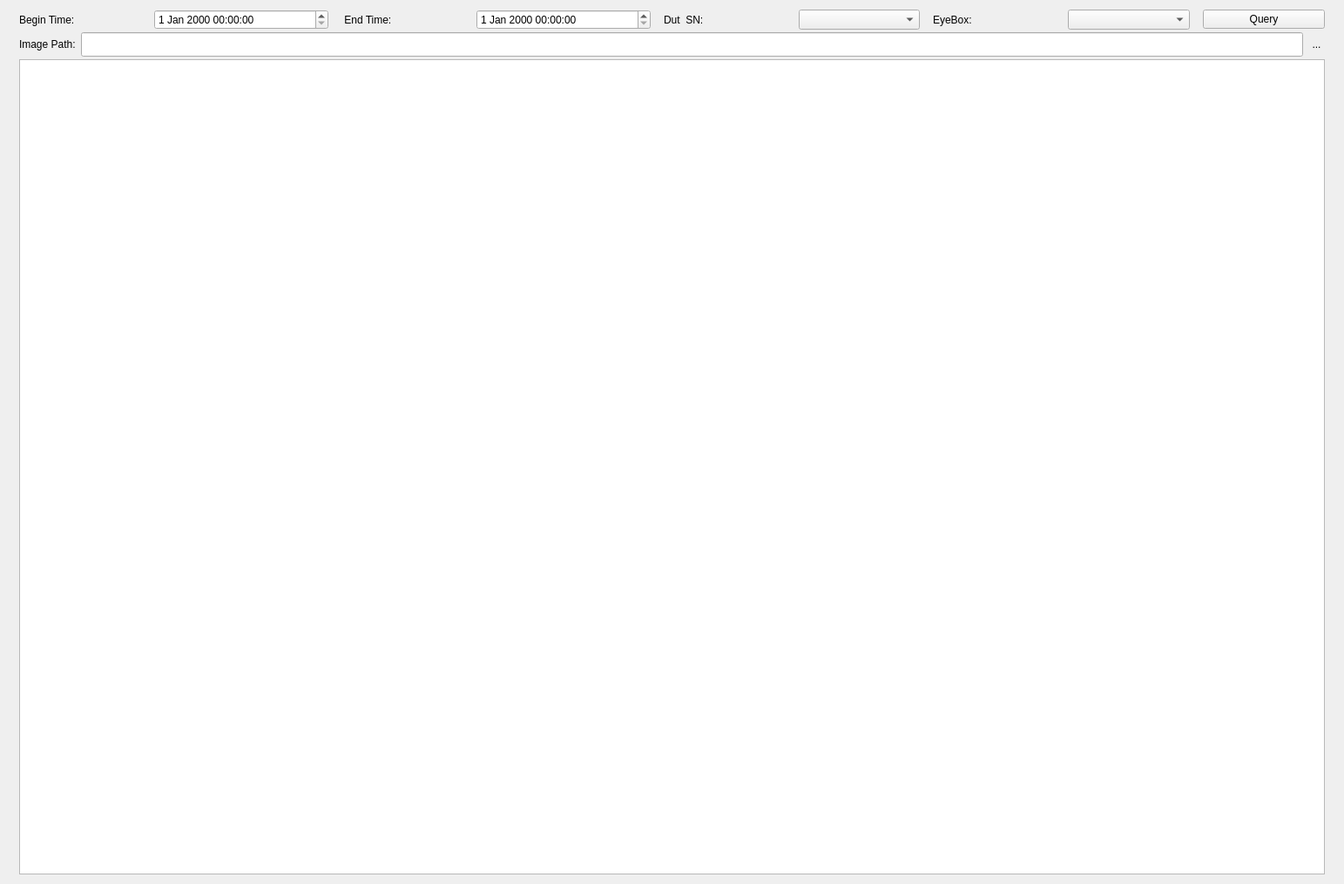
<?xml version="1.0" encoding="UTF-8"?>
<ui version="4.0">
 <class>HistoryImageWidgetClass</class>
 <widget class="QWidget" name="HistoryImageWidgetClass">
  <property name="geometry">
   <rect>
    <x>0</x>
    <y>0</y>
    <width>1543</width>
    <height>1015</height>
   </rect>
  </property>
  <property name="windowTitle">
   <string>HistoryImageWidget</string>
  </property>
  <layout class="QHBoxLayout" name="horizontalLayout">
   <item>
    <widget class="QWidget" name="widget" native="true">
     <layout class="QVBoxLayout" name="verticalLayout">
      <property name="spacing">
       <number>3</number>
      </property>
      <property name="topMargin">
       <number>0</number>
      </property>
      <property name="bottomMargin">
       <number>0</number>
      </property>
      <item>
       <layout class="QHBoxLayout" name="horizontalLayout_4" stretch="0">
        <item>
         <widget class="QWidget" name="widget_query" native="true">
          <property name="minimumSize">
           <size>
            <width>0</width>
            <height>0</height>
           </size>
          </property>
          <layout class="QHBoxLayout" name="horizontalLayout_2">
           <property name="spacing">
            <number>15</number>
           </property>
           <property name="leftMargin">
            <number>0</number>
           </property>
           <property name="topMargin">
            <number>0</number>
           </property>
           <property name="rightMargin">
            <number>0</number>
           </property>
           <property name="bottomMargin">
            <number>0</number>
           </property>
           <item>
            <widget class="QLabel" name="label_2">
             <property name="maximumSize">
              <size>
               <width>16777215</width>
               <height>30</height>
              </size>
             </property>
             <property name="text">
              <string>Begin Time:</string>
             </property>
            </widget>
           </item>
           <item>
            <widget class="QDateTimeEdit" name="dateTimeStart">
             <property name="minimumSize">
              <size>
               <width>200</width>
               <height>0</height>
              </size>
             </property>
             <property name="maximumSize">
              <size>
               <width>16777215</width>
               <height>30</height>
              </size>
             </property>
            </widget>
           </item>
           <item>
            <widget class="QLabel" name="label_3">
             <property name="maximumSize">
              <size>
               <width>16777215</width>
               <height>30</height>
              </size>
             </property>
             <property name="text">
              <string> End Time:</string>
             </property>
            </widget>
           </item>
           <item>
            <widget class="QDateTimeEdit" name="dateTimeEnd">
             <property name="minimumSize">
              <size>
               <width>200</width>
               <height>0</height>
              </size>
             </property>
             <property name="maximumSize">
              <size>
               <width>16777215</width>
               <height>30</height>
              </size>
             </property>
            </widget>
           </item>
           <item>
            <widget class="QLabel" name="label_8">
             <property name="maximumSize">
              <size>
               <width>16777215</width>
               <height>30</height>
              </size>
             </property>
             <property name="text">
              <string>Dut  SN:</string>
             </property>
            </widget>
           </item>
           <item>
            <widget class="QComboBox" name="comboDutSN">
             <property name="maximumSize">
              <size>
               <width>16777215</width>
               <height>30</height>
              </size>
             </property>
             <property name="iconSize">
              <size>
               <width>20</width>
               <height>20</height>
              </size>
             </property>
            </widget>
           </item>
           <item>
            <widget class="QLabel" name="label_7">
             <property name="maximumSize">
              <size>
               <width>16777215</width>
               <height>30</height>
              </size>
             </property>
             <property name="text">
              <string>EyeBox:</string>
             </property>
            </widget>
           </item>
           <item>
            <widget class="QComboBox" name="comboEyeBox">
             <property name="maximumSize">
              <size>
               <width>16777215</width>
               <height>30</height>
              </size>
             </property>
            </widget>
           </item>
           <item>
            <widget class="QPushButton" name="btn_load">
             <property name="text">
              <string>Query</string>
             </property>
            </widget>
           </item>
          </layout>
         </widget>
        </item>
       </layout>
      </item>
      <item>
       <layout class="QHBoxLayout" name="horizontalLayout_3">
        <item>
         <widget class="QLabel" name="label">
          <property name="text">
           <string>Image Path:</string>
          </property>
         </widget>
        </item>
        <item>
         <widget class="QLineEdit" name="imageShowPath">
          <property name="minimumSize">
           <size>
            <width>0</width>
            <height>28</height>
           </size>
          </property>
          <property name="readOnly">
           <bool>true</bool>
          </property>
         </widget>
        </item>
        <item>
         <widget class="QToolButton" name="browseBtn">
          <property name="styleSheet">
           <string notr="true">QToolButton
{
  border-style: flat;
  background: transparent;
}</string>
          </property>
          <property name="text">
           <string>...</string>
          </property>
         </widget>
        </item>
       </layout>
      </item>
      <item>
       <widget class="QWidget" name="widget_3" native="true">
        <layout class="QHBoxLayout" name="horizontalLayout_5">
         <property name="leftMargin">
          <number>0</number>
         </property>
         <property name="topMargin">
          <number>0</number>
         </property>
         <property name="rightMargin">
          <number>0</number>
         </property>
         <property name="bottomMargin">
          <number>0</number>
         </property>
         <item>
          <layout class="QVBoxLayout" name="verticalLayout_3">
           <item>
            <widget class="QTableView" name="tableView"/>
           </item>
          </layout>
         </item>
        </layout>
       </widget>
      </item>
     </layout>
    </widget>
   </item>
  </layout>
 </widget>
 <layoutdefault spacing="6" margin="11"/>
 <resources/>
 <connections/>
</ui>
